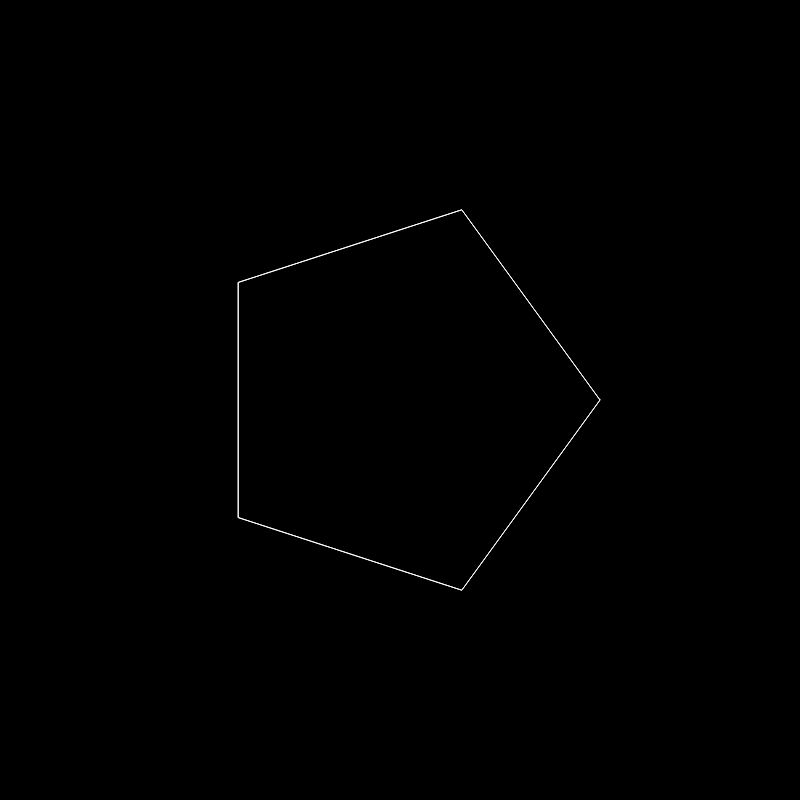
Frame 1 (no input)
Frame 2 (the mouse pressed at the canvas centre, redrawn once): identical to frame 1, image omitted

The p5.js sketch that drew this single still picture (run headless with seeded random() and noise() and a simulated clock; the mouse was pressed at the canvas centre and the sketch redrawn once):

// p5.js sketch
// ── sketch.js
let step =  (2*Math.PI)/10 //Math.PI/3
let x0 = 400
let y0 = 400
let r = 200

function setup() {
    createCanvas(800, 800)
    background("black")
    /*
    beginShape()
    vertex(100,20)
    vertex(50,150)
    vertex(200,250)
    vertex(300,400)
    endShape(CLOSE)
    */

}

function draw() {

    background("black")
    noFill()
    stroke("white")
    beginShape()
    for (let t = 0; t < 4 * PI; t += 2*step) {
        let x = x0 + r * cos(t)
        let y = y0 + r * sin(t)
        vertex(x, y)
    }
    endShape(CLOSE)

    noLoop()
}


function sauron() {
    background("black")
    noFill()
    stroke("white")
    beginShape()
    for (let t = 0; t < 2 * PI; t += step) {
        let x = x0 + r * cos(t) + random(-10, 10)
        let y = y0 + r * sin(t) + random(-2, 2)
        vertex(x, y)
    }
    endShape()

    noLoop()
}
